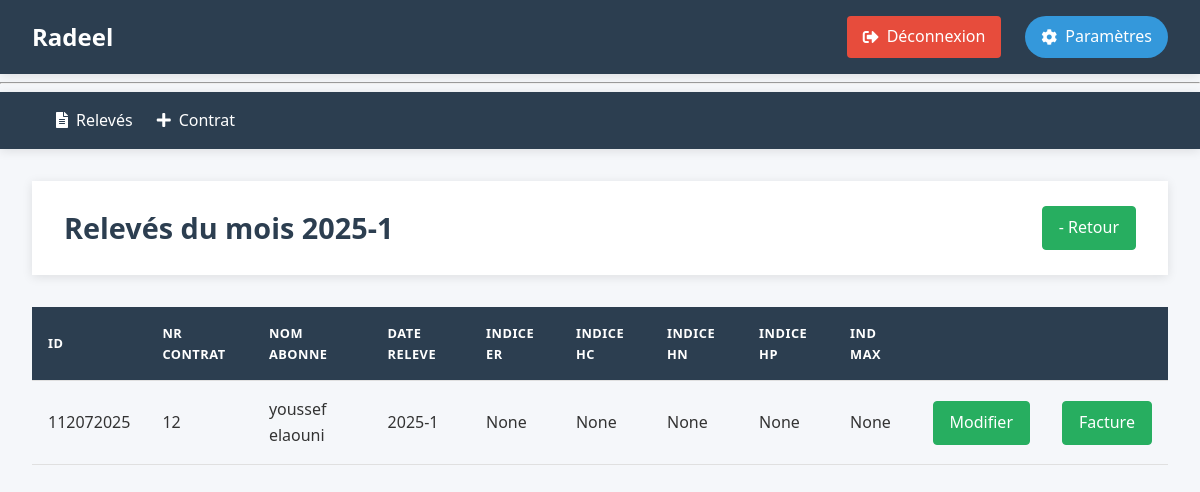
/2025-1/afficher (signed in), run on the app's committed database.
### tables this page shows
CREATE TABLE releves (
    id TEXT PRIMARY KEY NOT NULL,
    Nr_contrat INTEGER NOT NULL,
    mois INTEGER CHECK (mois BETWEEN 1 AND 12),
    annee INTEGER ,
    IER INTEGER CHECK(IER >= 0),-- Indicateur d'energie reactif
    IEA_HC INTEGER CHECK(IEA_HC >= 0),-- Indicateur d'energie active en heures creuses
    IEA_HN INTEGER CHECK(IEA_HN >= 0),-- Indicateur d'energie active en heures normales
    IEA_HP INTEGER CHECK(IEA_HP >= 0),-- Indicateur d'energie active en heures pleines
    RED_ER INTEGER DEFAULT 0,--Redressement d'energie reactif
    RED_EA_HC INTEGER DEFAULT 0,--Redressement d'energie active en heures creuses
    RED_EA_HN INTEGER DEFAULT 0,--Redressement d'energie active en heures normales
    RED_EA_HP INTEGER DEFAULT 0 ,--Redressement d'energie active en heures pleines
    IMAX INTEGER CHECK(IMAX >= 0),--Indicateur de maximum KW
    FOREIGN KEY (Nr_contrat) REFERENCES contrats(Nr_contrat) ON DELETE CASCADE
    --UNIQUE(Nr_contrat, mois, annee) -- Assure qu'il n'y a qu'un relevé par mois et par contrat
);

CREATE TABLE contrats (
    Nr_contrat INTEGER PRIMARY KEY ,
    nom_abonne TEXT NOT NULL,
    Adresse TEXT NOT NULL,
    date_contrat DATE NOT NULL DEFAULT CURRENT_DATE,
    Secteur INTEGER NOT NULL,
    Puissance_souscrite INTEGER NOT NULL CHECK(Puissance_souscrite > 0),
    Puissance_installee INTEGER NOT NULL CHECK(Puissance_installee > 0),
    type_installation INTEGER NOT NULL CHECK(type_installation IN (1, 2, 12)),
    statut TEXT NOT NULL DEFAULT 'actif' CHECK(statut IN ('actif', 'resile', 'suspendu'))
);

### radeel/releve.py (the view)
@br.route("/<mois>/afficher")
def afficher(mois):
    db = get_db()
    date = get_date_from_mois(mois)
    if not date:
        return redirect(url_for('releve.index'))
    annee ,mois_= date
    releves = db.execute("""
        SELECT r.*, c.nom_abonne
        FROM releves r
        JOIN contrats c ON c.Nr_contrat = r.Nr_contrat
        WHERE r.mois = ? and r.annee = ?
    """, (mois_,annee,)).fetchall()
    return render_template("releves/afficher.html", releves=releves, mois=mois)

### radeel/auth.py (called while the page is built)
@bp.before_app_request
def load_logged_in_user():
    user_id = session.get('user_id')
    if user_id is None:
        g.user = None
    else:
        g.user = get_db().execute(
            'SELECT * FROM user WHERE id = ?', (user_id,)
        ).fetchone()

def login_required(view):
    @functools.wraps(view)
    def wrapped_view(**kwargs):
        if not session.get('authenticated'):
            return redirect(url_for('auth.login'))
        return view(**kwargs)
    return wrapped_view

### radeel/db.py (called while the page is built)
def get_db():
    if 'db' not in g:
        g.db = sqlite3.connect(
            current_app.config['DATABASE'],
            detect_types=sqlite3.PARSE_DECLTYPES
        )
        g.db.execute("PRAGMA foreign_keys = ON;")
        g.db.row_factory = sqlite3.Row
    return g.db

### radeel/releve.py (called while the page is built)
@br.before_request
@login_required
def before_request():
    pass

def get_date_from_mois(mois):
    try:
        annee,mois = map(int, mois.split("-"))
        if 1 <= mois <= 12:
            return  annee, mois
        else:
            raise ValueError("Mois invalide")
    except ValueError:
        flash("Format de mois invalide. Utilisez 'MM-AAAA'.", "error")
        return None

### radeel/templates/releves/afficher.html (shortened to what this page needs)
{% extends 'base.html' %}
{% block header %}
    <h1>Relevés du mois {{ mois }}</h1>
    <a href="/" class="btn btn-success">- Retour</a>
{% endblock %}
{% block content %}
    <table cellpadding="5">
        <thead>
            <tr>
                <th>ID</th>
                <th>Nr contrat</th>
                <th>Nom abonne</th>
                <th>Date Releve</th>
                <th>Indice ER</th>
                <th>Indice HC</th>
                <th>Indice HN</th>
                <th>Indice HP</th>
                <th>Ind Max</th>
                <th></th>
                <th></th>
            </tr>
        </thead>
        <tbody>
            {% for r in releves %}
            <tr>
                <td>{{ r.Id}}</td>
                <td>{{ r.Nr_contrat }}</td>
                <td>{{ r.nom_abonne }}</td>
                <td>{{ mois}}</td>
                <td>{{ r.IER }}</td>
                <td>{{ r.IEA_HC }}</td>
                <td>{{ r.IEA_HN }}</td>
                <td>{{ r.IEA_HP }}</td>
                <td>{{ r.imax }}</td>
                <td>
                    <a href="{{ url_for('releve.modifier', id=r.Id) }}" class="btn btn-success">Modifier</a>
                </td>
                <td>
                    <a href="{{ url_for('releve.calculer', id=r.Id) }}" class="btn btn-success">Facture</a>
                </td>
            </tr>
            {% endfor %}
        </tbody>
    </table>
{% endblock %}

### radeel/static/style.css (style rules this page uses)
:root { --primary-color: #2c3e50; --secondary-color: #3498db; --accent-color: #e74c3c; --light-color: #ecf0f1; --dark-color: #2c3e50; --success-color: #27ae60; --warning-color: #f39c12; --text-color: #333; --text-light: #95a5a6; --border-radius: 4px; --box-shadow: 0 2px 10px rgba(0, 0, 0, 0.1); --transition: all 0.3s ease; }
body { font-family: 'Segoe UI', Tahoma, Geneva, Verdana, sans-serif; line-height: 1.6; color: var(--text-color); background-color: #f5f7fa; padding: 0; margin: 0; }
header h1 { margin: 0; color: var(--dark-color); font-size: 1.8rem; }
.btn { display: inline-block; padding: 0.5rem 1rem; border-radius: var(--border-radius); text-decoration: none; font-weight: 500; transition: all 0.3s ease; }
.btn-success { background-color: var(--success-color); color: white; border: 1px solid var(--success-color); }
table { width: 100%; border-collapse: collapse; margin-top: 1rem; }
th, td { padding: 1rem; text-align: left; border-bottom: 1px solid #e0e0e0; }
th { background-color: var(--primary-color); color: white; font-weight: 600; text-transform: uppercase; font-size: 0.8rem; letter-spacing: 0.5px; }
body { font-family: 'Segoe UI', Tahoma, Geneva, Verdana, sans-serif; line-height: 1.6; color: var(--text-color); background-color: #f5f7fa; margin: 0; padding: 0; min-height: 100vh; }

### data on the page
releves: Id "112072025", Nr_contrat "12", nom_abonne "youssef elaouni", mois "2025-1", IER "None", IEA_HC "None", IEA_HN "None", IEA_HP "None", imax "None"

### other printed values
{{ mois }} "2025-1"
